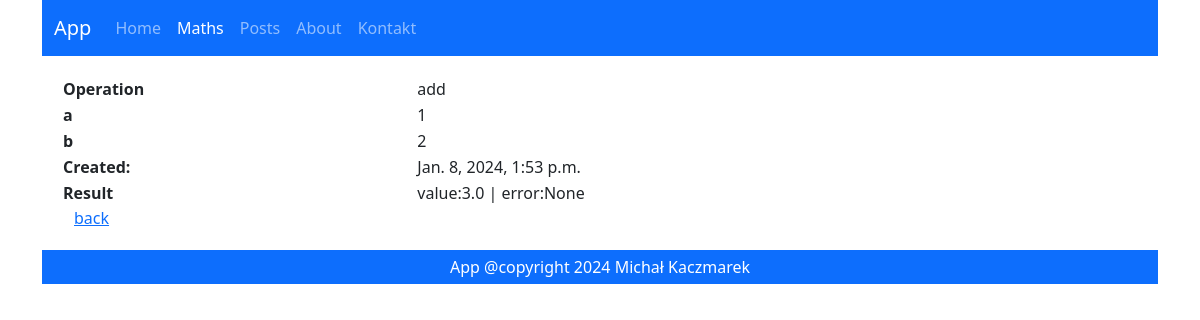
The page /maths/histories/19 on the database its author committed.
### maths/models.py (models this page shows, shortened)
class Math(models.Model):
    operation = models.CharField(max_length=5, choices=OPERATION_CHOICES)
    a = models.IntegerField()
    b = models.IntegerField()
    created = models.DateTimeField(auto_now_add=True)
    result = models.ForeignKey(
      'maths.Result',
        on_delete=models.CASCADE,
        null=True,
        blank=True
    )
    class Meta:
       ordering = ["-id"]

class Result(models.Model):
    value = models.FloatField(blank=True, null=True, unique=True)
    error = models.CharField(
        max_length=255,
        null=True,
        blank=True,
        unique=True
    )
    def __str__(self):
        return f"value:{self.value} | error:{self.error}"
    class Meta:
        constraints = [
            models.CheckConstraint(
                name="%(app_label)s_%(class)s_value_error_together",
                check=(
                    models.Q(
                        value__isnull=False,
                        error__isnull=True,
                    )
                    | models.Q(
                        value__isnull=True,
                        error__isnull=False,
                    )
                )
            )
        ]

### maths/views.py (the view)
# urls.py: path('histories/<int:id>', math_details, name="details"),
def math_details(request, id):
    math = Math.objects.get(id=id)
    return render(
        request=request,
        template_name='maths/details.html',
        context={"math": math}
    )

### maths/templates/maths/details.html (shortened to what this page needs)
{% extends "main.html" %}
{% block content %}
   <table>
       <tr>
           <th>Operation</th>
           <td>{{ math.operation }}</td>
       </tr>
       <tr>
           <th>a</th>
           <td>{{ math.a }}</td>
       </tr>
       <tr>
           <th>b</th>
           <td>{{ math.b }}</td>
       </tr>
       <tr>
           <th>Created:</th>
           <td>{{ math.created }}</td>
       </tr>
       <tr>
           <th>Result</th>
           <td>{{ math.result }}</td>
       </tr>
   </table>
   <a href="{% url "maths:list" %}">back</a>
{% endblock %}

### rows shown on the page
Math: operation "add", a "1", b "2", created "Jan. 8, 2024, 1:53 p.m.", result "value:3.0 | error:None"
